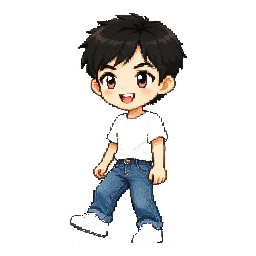
#> input picture pixel-town-app/assets/characters/01_hero_male/frame_02.png, 256 x 256 px
$ python process_spritesheet.py ../pixel-town-app/assets/characters/01_hero_male/frame_02.png ../pixel-town-app/assets/characters/01_hero_male/frame_03.png
#> lines starting #> are read from the running program, lines starting #| are printed output that depends on the picture; after the words box and inside, x2 and y2 are one past the last pixel; in counts of white or black regions, pixels touching at a corner belong together
"""
批量角色处理 pipeline：
  sprite_sheet.png (2048x2048, 4x4 grid, 白底)
    -> 透明化（flood fill 白底+灰影）
    -> 切成 16 块 512x512
    -> trim 透明边
    -> 居中放到标准画布 256x256
    -> 保存到 characters/<role_name>/frame_01.png ... frame_16.png

用法：
  python3 process_spritesheet.py <raw_sheet.png> <role_folder_name>
"""
import sys, os
from collections import deque
from PIL import Image
import numpy as np

HERE = os.path.dirname(os.path.abspath(__file__))
CHARS_DIR = os.path.join(HERE, "characters")


def to_transparent(rgba_arr, white_thresh=235, gray_thresh=110, min_shadow_area=5000):
    arr = rgba_arr.copy()
    h, w, _ = arr.shape
    rgb = arr[:, :, :3].astype(int)
    r, g, b = rgb[:,:,0], rgb[:,:,1], rgb[:,:,2]
    maxc = np.maximum(np.maximum(r,g),b)
    minc = np.minimum(np.minimum(r,g),b)
    near_white = (r>=white_thresh)&(g>=white_thresh)&(b>=white_thresh)
    near_gray = (maxc-minc<25)&(maxc>=gray_thresh)&(maxc<white_thresh)
    bg = near_white | near_gray

    visited = np.zeros((h,w), dtype=bool)
    q = deque()
    for x in range(w):
        for y in (0,h-1):
            if bg[y,x] and not visited[y,x]:
                visited[y,x]=True; q.append((y,x))
    for y in range(h):
        for x in (0,w-1):
            if bg[y,x] and not visited[y,x]:
                visited[y,x]=True; q.append((y,x))
    while q:
        y,x = q.popleft()
        for dy,dx in ((1,0),(-1,0),(0,1),(0,-1)):
            ny,nx = y+dy,x+dx
            if 0<=ny<h and 0<=nx<w and not visited[ny,nx] and bg[ny,nx]:
                visited[ny,nx]=True; q.append((ny,nx))
    trans = visited.copy()
    leftover = near_gray & ~visited
    seen = np.zeros((h,w), dtype=bool)
    for y in range(h):
        for x in range(w):
            if leftover[y,x] and not seen[y,x]:
                block=[]
                q2=deque([(y,x)]); seen[y,x]=True
                while q2:
                    cy,cx=q2.popleft(); block.append((cy,cx))
                    for dy,dx in ((1,0),(-1,0),(0,1),(0,-1)):
                        ny,nx=cy+dy,cx+dx
                        if 0<=ny<h and 0<=nx<w and not seen[ny,nx] and leftover[ny,nx]:
                            seen[ny,nx]=True; q2.append((ny,nx))
                if len(block)<min_shadow_area:
                    for by,bx in block: trans[by,bx]=True
    arr[trans,3]=0
    return arr


def trim_and_center(img, canvas=256):
    """trim 透明边，居中放到 canvas x canvas 的透明画布上"""
    bbox = img.getbbox()
    if bbox is None:
        return Image.new("RGBA", (canvas,canvas), (0,0,0,0))
    cropped = img.crop(bbox)
    # 等比缩放到画布内（留 10% 边距）
    max_side = int(canvas * 0.9)
    w, h = cropped.size
    scale = min(max_side/w, max_side/h)
    new_size = (max(1,int(w*scale)), max(1,int(h*scale)))
    cropped = cropped.resize(new_size, Image.NEAREST)
    out = Image.new("RGBA", (canvas,canvas), (0,0,0,0))
    out.paste(cropped, ((canvas-new_size[0])//2, (canvas-new_size[1])//2), cropped)
    return out


def process(raw_path, role_name):
    img = Image.open(raw_path).convert("RGBA")
#> img is the input picture: PIL image 256x256 RGBA; mean R, G, B, A 20, 18.9, 18.1, 48
    arr = np.array(img)
    h, w, _ = arr.shape
#> h = 256; w = 256
    # 强制 4x4 网格
    cell = h // 4
#> cell = 64
    arr_t = to_transparent(arr)
#> in to_transparent, `r, g, b = rgb[:,:,0], rgb[:,:,1], rgb[:,:,2]`:
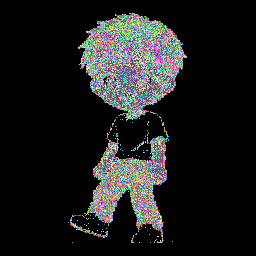
#> r: shape (256, 256) int64; 256 distinct labels, from 0 to 255; one colour per label, 0 black
#> in to_transparent, `r, g, b = rgb[:,:,0], rgb[:,:,1], rgb[:,:,2]`:
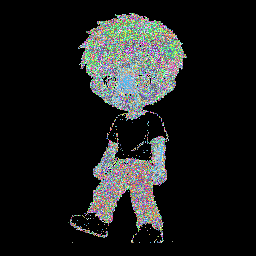
#> g: shape (256, 256) int64; 256 distinct labels, from 0 to 255; one colour per label, 0 black
#> in to_transparent, `r, g, b = rgb[:,:,0], rgb[:,:,1], rgb[:,:,2]`:
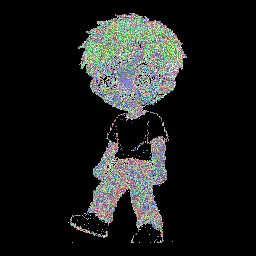
#> b: shape (256, 256) int64; 256 distinct labels, from 0 to 255; one colour per label, 0 black
#> in to_transparent, `maxc = np.maximum(np.maximum(r,g),b)`:
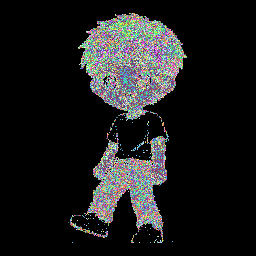
#> maxc: shape (256, 256) int64; 255 distinct labels, from 0 to 255; one colour per label, 0 black
#> in to_transparent, `minc = np.minimum(np.minimum(r,g),b)`:
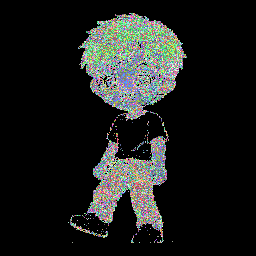
#> minc: shape (256, 256) int64; 256 distinct labels, from 0 to 255; one colour per label, 0 black
#> in to_transparent, `near_white = (r>=white_thresh)&(g>=white_thresh)&(b>=white_thresh)`:
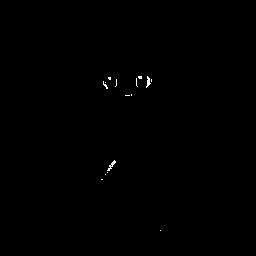
#> near_white: shape (256, 256) bool; 0.2% white in thin lines or dots, all inside (x1, y1, x2, y2) = (101, 76, 161, 231)
#> in to_transparent, `near_gray = (maxc-minc<25)&(maxc>=gray_thresh)&(maxc<white_thresh)`: near_gray: shape (256, 256) bool; every value is 0
    out_dir = os.path.join(CHARS_DIR, role_name)
    os.makedirs(out_dir, exist_ok=True)
    idx = 1
    for row in range(4):
        for col in range(4):
            cell_arr = arr_t[row*cell:(row+1)*cell, col*cell:(col+1)*cell]
            cell_img = Image.fromarray(cell_arr)
            final = trim_and_center(cell_img, canvas=256)
            final.save(os.path.join(out_dir, f"frame_{idx:02d}.png"))
            idx += 1
#> this loop made 4 passes
#> pass 1, in process, `final.save(os.path.join(out_dir, f"frame_{idx:02d}.png"))`:
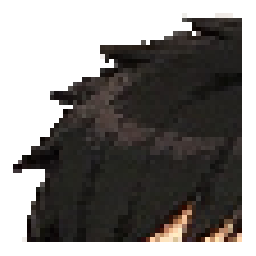
#> saved as frame_02.png: PIL image 256x256 RGBA; mean R, G, B, A 26.7, 23.8, 21.4, 153.1; transparent parts drawn white
#> after the loop: cell_arr: shape (64, 64, 4); every value is 0
#> after the loop, idx = 17
    print(f"[ok] {role_name}: 16 frames -> {out_dir}")
#| [ok] ../pixel-town-app/assets/characters/01_hero_male/frame_03.png: 16 frames -> pixel_town_assets/characters/../pixel-town-app/assets/characters/01_hero_male/frame_03.png


if __name__ == "__main__":
    raw = sys.argv[1]
    role = sys.argv[2]
    process(raw, role)

$ run again, on pixel-town-app/assets/characters/01_hero_male/frame_07.png
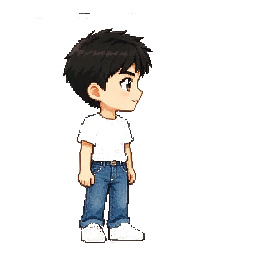
#> input picture pixel-town-app/assets/characters/01_hero_male/frame_07.png, 256 x 256 px
#> in process, img is the input picture: PIL image 256x256 RGBA; mean R, G, B, A 15, 14.5, 14.1, 37.6
#> r: shape (256, 256) int64; 252 distinct labels, from 0 to 255
#> g: shape (256, 256) int64; 255 distinct labels, from 0 to 255
#> b: shape (256, 256) int64; 254 distinct labels, from 0 to 255
#> maxc: shape (256, 256) int64; 251 distinct labels, from 0 to 255
#> minc: shape (256, 256) int64; 254 distinct labels, from 0 to 255
#> in to_transparent, `near_white = (r>=white_thresh)&(g>=white_thresh)&(b>=white_thresh)`:
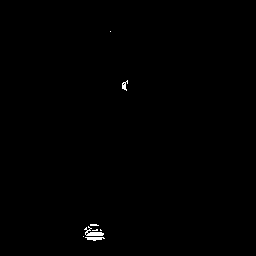
#> near_white: shape (256, 256) bool; 0.31% white; 8 white regions (5 under 20 px), largest, box (x1, y1, x2, y2) and area: (84, 226, 104, 236) 85, (85, 237, 105, 241) 54, (122, 80, 128, 91) 34
#> near_gray: shape (256, 256) bool; every value is 0
#> the loop in process, `for row in range(4):` made 4 passes
#> pass 1, in trim_and_center (call 2), `cropped = img.crop(bbox)`:
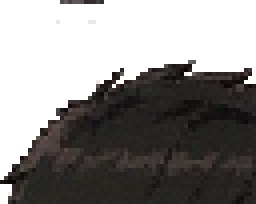
#> cropped: PIL image 64x51 RGBA (shown 4 times larger); mean R, G, B, A 22.9, 20.8, 19.3, 138; transparent parts drawn white
#> after the loop in process, `for row in range(4):`: idx = 17
#| [ok] ../pixel-town-app/assets/characters/01_hero_male/frame_07.png: 16 frames -> pixel_town_assets/characters/../pixel-town-app/assets/characters/01_hero_male/frame_07.png
